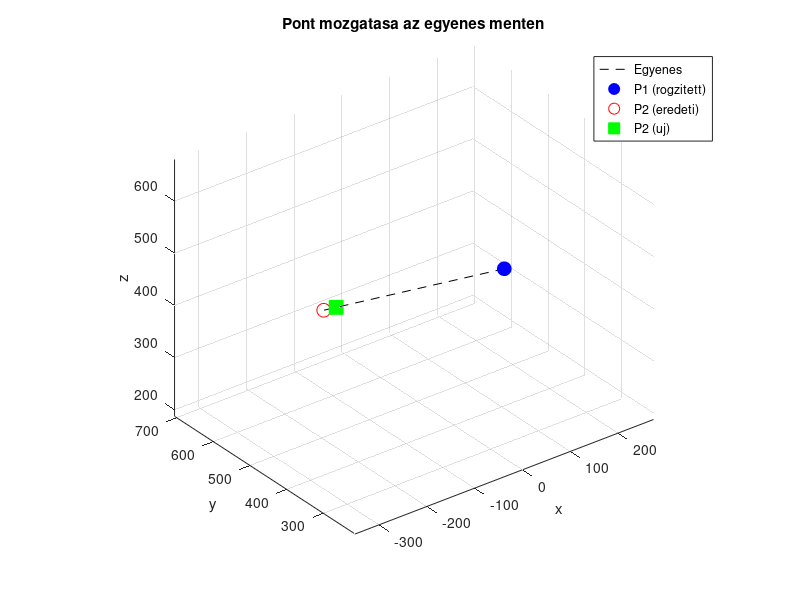

The MATLAB script that drew this image:
% --- Pont mozgatasa a ket pont altal meghatarozott egyenes menten ---
clear; clc;

% Alappontok (2D vagy 3D, a dimenzio automatikusan kezelt)
% P1 = [60.474, 650, 505.769];      % rogzitett pont
% P2 = [200, 150, 505];      % mozgatando pont
P1 = [-37.875, 213.337, 586.014];      % rogzitett pont
P2 = [-37.875, 705.641, 281];      % mozgatando pont


% Mozgatas merteke: pozitiv = tavolodas, negativ = kozeledes
delta = -40;          % pl. 2 egysegnyivel kozelebb

% Egyseg iranyvektor P1-bol P2 fele
v = P2 - P1;
d0 = norm(v);
if d0 == 0
    error('A ket pont egybeesik, az egyenes iranya nem hatarozhato meg.');
end
u = v / d0;

% Uj tavolsag es uj pozicio
d_uj = d0 + delta;
P2_uj = P1 + u * d_uj;

% Eredmenyek
fprintf('Eredeti tavolsag: %.4f\n', d0);
fprintf('Uj tavolsag:      %.4f\n', norm(P2_uj - P1));
fprintf('Uj P2 pozicio:    %s\n', mat2str(P2_uj, 5));

% Abrazolas
figure; hold on; grid on; axis equal;
if numel(P1) == 3
    plot3([P1(1) P2(1)], [P1(2) P2(2)], [P1(3) P2(3)], 'k--');   % eredeti egyenes
    plot3(P1(1), P1(2), P1(3), 'bo', 'MarkerSize', 10, 'MarkerFaceColor', 'b');
    plot3(P2(1), P2(2), P2(3), 'ro', 'MarkerSize', 10);
    plot3(P2_uj(1), P2_uj(2), P2_uj(3), 'gs', 'MarkerSize', 10, 'MarkerFaceColor', 'g');
    zlabel('z'); view(3);
else
    plot([P1(1) P2(1)], [P1(2) P2(2)], 'k--');
    plot(P1(1), P1(2), 'bo', 'MarkerSize', 10, 'MarkerFaceColor', 'b');
    plot(P2(1), P2(2), 'ro', 'MarkerSize', 10);
    plot(P2_uj(1), P2_uj(2), 'gs', 'MarkerSize', 10, 'MarkerFaceColor', 'g');
end
xlabel('x'); ylabel('y');
legend('Egyenes', 'P1 (rogzitett)', 'P2 (eredeti)', 'P2 (uj)');
title('Pont mozgatasa az egyenes menten');
